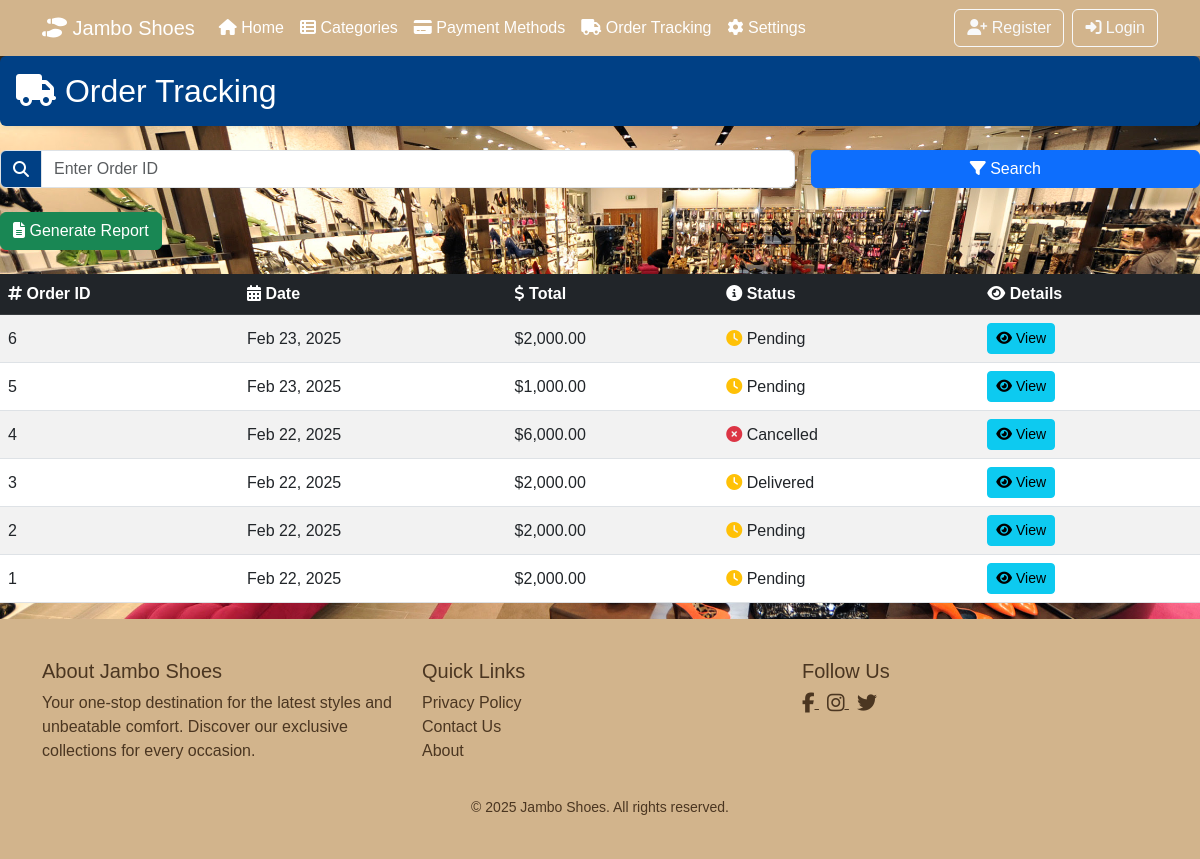
The app's page /order_tracking.php (signed in) with its own data.
### tables this page shows
CREATE TABLE `orders` (
  `order_id` int(11) NOT NULL,
  `customer_id` int(11) NOT NULL,
  `order_date` timestamp NOT NULL DEFAULT current_timestamp(),
  `total` decimal(10,2) NOT NULL,
  `status` varchar(50) DEFAULT 'Pending',
  `shipping_name` varchar(255) DEFAULT NULL,
  `shipping_address` text DEFAULT NULL,
  `shipping_phone` varchar(50) DEFAULT NULL
);

### order_tracking.php (the view, shortened to what this page needs)
<?php
require_once 'db_connect.php';
$customerId = $_SESSION['user_id'];
$searchOrderId = "";
$whereClause = "WHERE customer_id = ?";
$params = [$customerId];
$paramTypes = "i";
$sql = "SELECT order_id, order_date, total, status FROM orders " . $whereClause . " ORDER BY order_date DESC";
$stmt = $conn->prepare($sql);
$stmt->bind_param($paramTypes, ...$params);
$stmt->execute();
$result = $stmt->get_result();
?>
<!DOCTYPE html>
<html lang="en">
<head>
  <link href="https://cdn.jsdelivr.net/npm/bootstrap@5.3.0/dist/css/bootstrap.min.css" rel="stylesheet">
  <link rel="stylesheet" href="https://cdnjs.cloudflare.com/ajax/libs/font-awesome/6.4.2/css/all.min.css">
</head>
<body>
  <?php include 'header.php'; ?>
  <div class="p-3 mb-4 bg-primary text-white rounded shadow-sm">
  <h2 class="mb-0"><i class="fas fa-truck"></i> Order Tracking</h2>
</div>
    <form class="row g-3 search-form mb-4" method="GET" action="order_tracking.php">
      <div class="col-md-8">
        <div class="input-group">
          <span class="input-group-text"><i class="fas fa-search"></i></span>
          <input type="number" class="form-control" name="order_id" placeholder="Enter Order ID" value="<?php echo htmlspecialchars($searchOrderId); ?>">
        </div>
      </div>
      <div class="col-md-4">
        <button type="submit" class="btn btn-primary w-100"><i class="fas fa-filter"></i> Search</button>
      </div>
    </form>
    <div class="mb-4">
      <a href="customer_generate_report.php" class="btn btn-success">
        <i class="fas fa-file-alt"></i> Generate Report
      </a>
    </div>
    <?php if ($result->num_rows > 0): ?>
      <div class="table-responsive">
        <table class="table table-striped table-hover align-middle">
          <thead class="table-dark">
            <tr>
              <th scope="col"><i class="fas fa-hashtag"></i> Order ID</th>
              <th scope="col"><i class="fas fa-calendar-alt"></i> Date</th>
              <th scope="col"><i class="fas fa-dollar-sign"></i> Total</th>
              <th scope="col"><i class="fas fa-info-circle"></i> Status</th>
              <th scope="col"><i class="fas fa-eye"></i> Details</th>
            </tr>
          </thead>
          <tbody>
            <?php while ($order = $result->fetch_assoc()): ?>
              <tr>
                <td><?php echo $order['order_id']; ?></td>
                <td><?php echo date("M d, Y", strtotime($order['order_date'])); ?></td>
                <td>$<?php echo number_format($order['total'], 2); ?></td>
                <td>
                  <?php
                    $status = strtolower($order['status']);
                    $icon = ($status == "completed") ? "<i class='fas fa-check-circle status-completed'></i>" :
                             (($status == "cancelled") ? "<i class='fas fa-times-circle status-cancelled'></i>" : "<i class='fas fa-clock status-pending'></i>");
                    echo $icon . " " . ucfirst($status);
                  ?>
                </td>
                <td>
                  <a href="order_details.php?order_id=<?php echo $order['order_id']; ?>" class="btn btn-sm btn-info">
                    <i class="fas fa-eye"></i> View
                  </a>
                </td>
              </tr>
            <?php endwhile; ?>
          </tbody>
        </table>
      </div>
    <?php else: ?>
      <div class="alert alert-info" role="alert">
        <i class="fas fa-info-circle"></i> No orders found for your account.
      </div>
    <?php endif; ?>
  <?php include 'footer.php'; ?>
</body>
</html>

### order_tracking.php (style rules this page uses)
body { font-family: Arial, sans-serif; background: #f8f9fa; }
.search-form .input-group-text { background-color: #004085; color: #fff; }
.status-pending { color: #ffc107; }
.status-cancelled { color: #dc3545; }
.bg-primary.text-white { background-color: #004085 !important; }

### header.php (style rules this page uses)
body { font-family: Arial, sans-serif; background: url('logo.jpg') no-repeat center center/cover; }

### records on screen
orders: order_id "6", order_date "Feb 23, 2025", total "2,000.00", status "Pending"
orders: order_id "5", order_date "Feb 23, 2025", total "1,000.00", status "Pending"
orders: order_id "4", order_date "Feb 22, 2025", total "6,000.00", status "Cancelled"
orders: order_id "3", order_date "Feb 22, 2025", total "2,000.00", status "Delivered"
orders: order_id "2", order_date "Feb 22, 2025", total "2,000.00", status "Pending"
orders: order_id "1", order_date "Feb 22, 2025", total "2,000.00", status "Pending"
